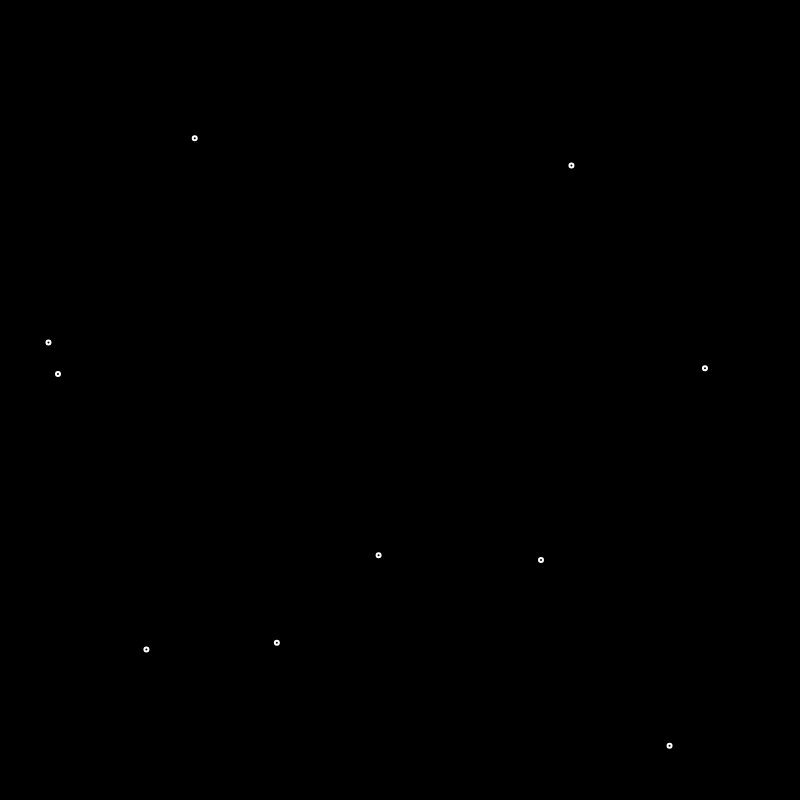
Frame 1 (no input)
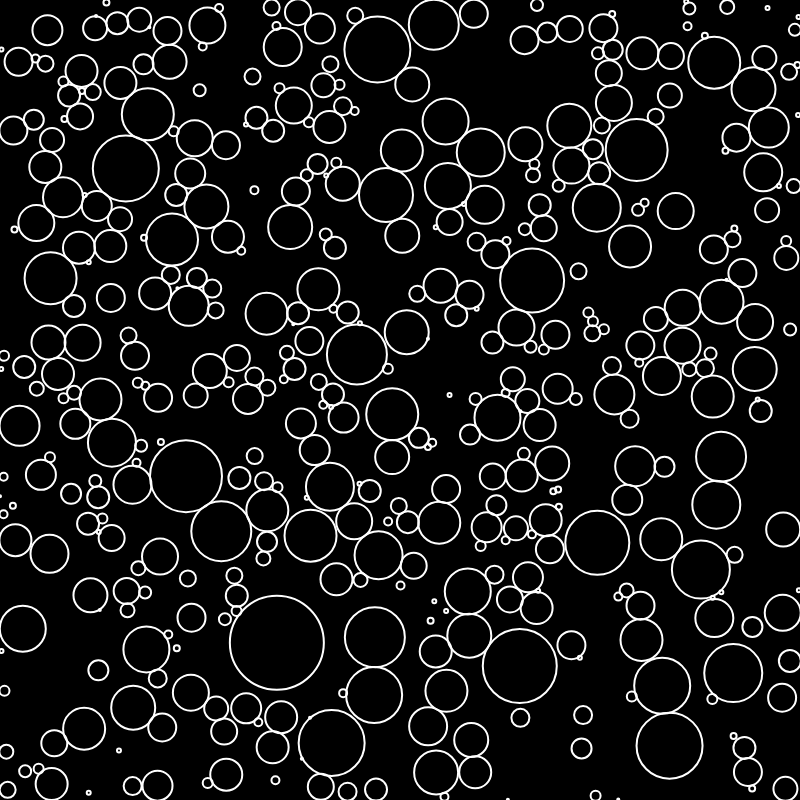
Frame 60 (no input)
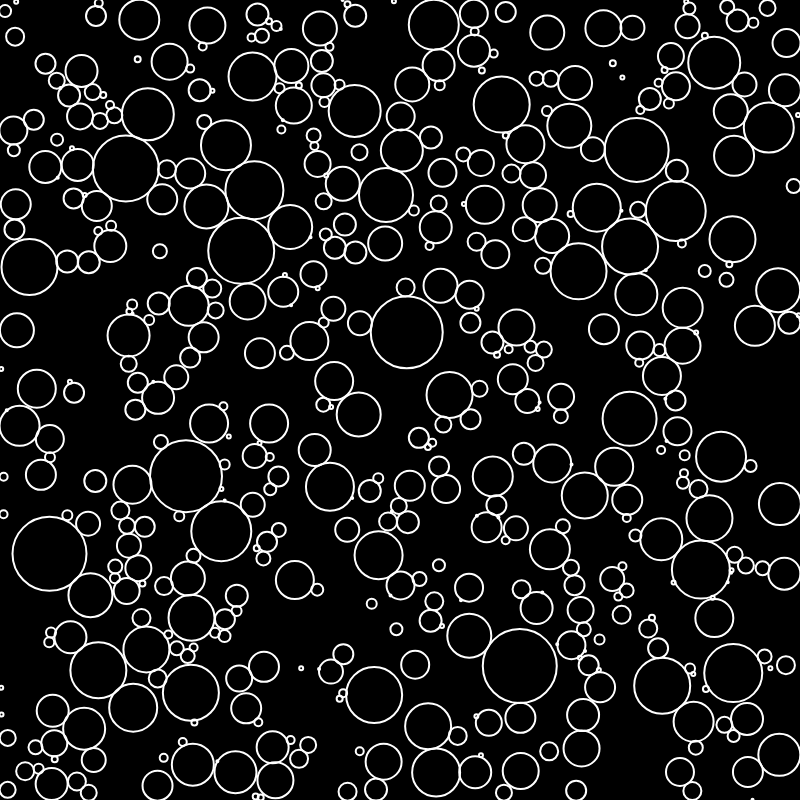
Frame 120 (the mouse pressed at the canvas centre since frame 60)

The p5.js sketch that drew these frames (run headless with seeded random() and noise() and a simulated clock; from frame 60 on, the mouse is pressed at the canvas centre):

// p5.js sketch
// ── sketch.js
let bubbles = [];

class Bubble
{
    constructor ( x, y )
    {
        this.x = x;
        this.y = y;
        this.r = 1;

        this.life = Math.floor ( random ( 20, 120 ) );

        this.popped = false;
    }

    update ()
    {
        if ( this.pointCollide ( mouseX, mouseY, 20 ) )
        {
            this.popped = true;
        }
        
        if ( !this.edgeCollide () && !this.bubbleCollide () )
        {
            this.r += 1;
        }
        else
        {
            if ( this.life-- <= 0 )
                this.popped = true;
        }
    }

    edgeCollide ()
    {
        return this.x + this.r > width  ||
               this.x - this.r < 0      ||
               this.y + this.r > height ||
               this.y - this.r < 0;

    }

    bubbleCollide ()
    {
        for ( const b of bubbles )
        {
            if ( b == this )
                continue;

            let d = dist ( this.x, this.y, b.x, b.y );

            if ( d < this.r + b.r )
                return true;
        }

        return false;
    }

    pointCollide ( px, py, m )
    {
        return dist ( this.x, this.y, px, py ) <= this.r + m;
    }

    draw ()
    {
        noFill ();
        stroke ( 255 );
        strokeWeight ( 2 );

        circle ( this.x, this.y, this.r * 2 );
    }
}

function addBubbles ()
{
    for ( let i = 0; i < 10; i++ )
    {
        let x = random ( 0, width );
        let y = random ( 0, height );

        let collisions = bubbles.filter ( ( b ) => b.pointCollide ( x, y, 0 ) );

        if ( collisions.length > 0 )
            continue;

        bubbles.push ( new Bubble ( x, y ) );
    }
}

function setup() 
{
    createCanvas(800,800);
}

function draw() 
{
    background ( 0 );

    if ( bubbles.length < 1000 )
        addBubbles ();

    for ( const b of bubbles )
    {
        b.update ();
        b.draw ();
    }

    bubbles = bubbles.filter ( ( b ) => !b.popped );
}
